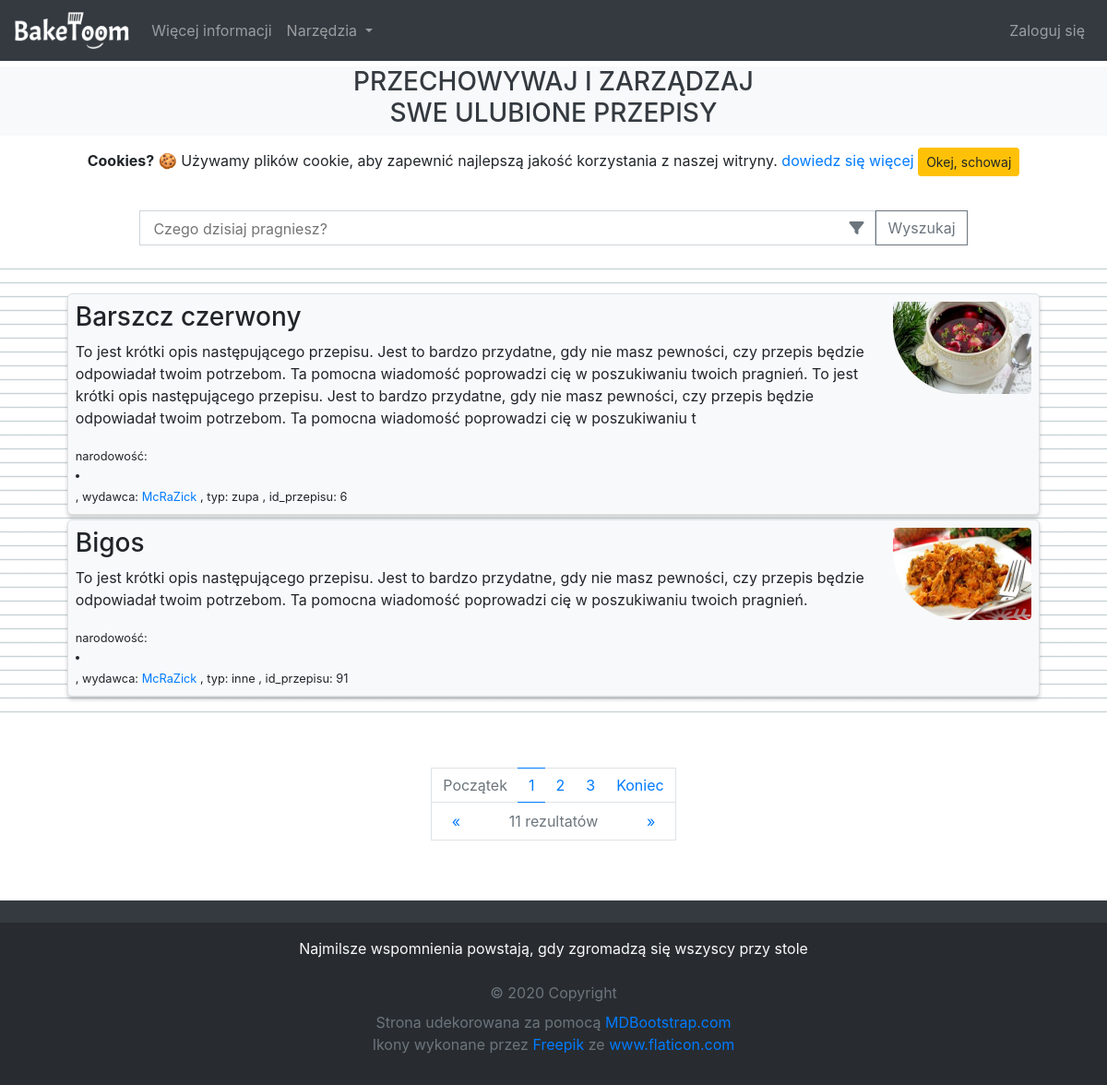
The app's page /, older data.
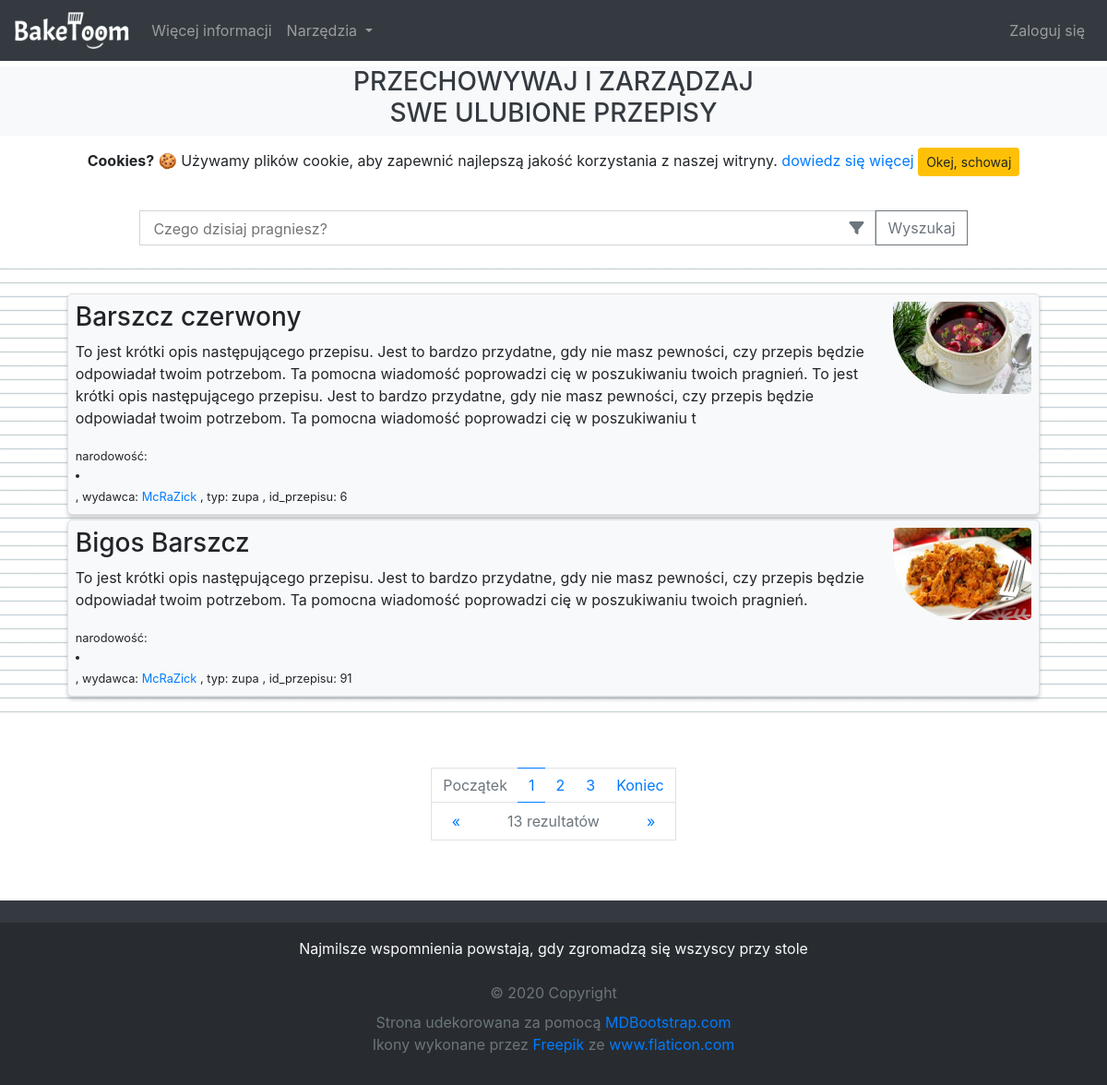
The same page, newer data.
### recipes/models.py (models this page shows, shortened)
class Recipe(models.Model):
	RECIPE_TYPE_CHOICES = (
		('wypiek', 'wypiek'),
		('deser', 'deser'),
		('zupa', 'zupa'),
		('inne', 'inne')
	)
	DEFAULT_LICENSE = (
		'MIT License'
		'\n\n'
		'Copyright (c) [rok] [pełne imię i nazwisko]'
		'\n\n'
		'Permission is hereby granted, free of charge, to any person obtaining a copy '
		'of this software and associated documentation files (the "Software"), to deal '
		'in the Software without restriction, including without limitation the rights '
		'to use, copy, modify, merge, publish, distribute, sublicense, and/or sell '
		'copies of the Software, and to permit persons to whom the Software is '
		'furnished to do so, subject to the following conditions:'
		'\n\n'
		'The above copyright notice and this permission notice shall be included in all '
		'copies or substantial portions of the Software.'
		'\n\n'
		'THE SOFTWARE IS PROVIDED "AS IS", WITHOUT WARRANTY OF ANY KIND, EXPRESS OR '
		'IMPLIED, INCLUDING BUT NOT LIMITED TO THE WARRANTIES OF MERCHANTABILITY, '
		'FITNESS FOR A PARTICULAR PURPOSE AND NONINFRINGEMENT. IN NO EVENT SHALL THE '
		'AUTHORS OR COPYRIGHT HOLDERS BE LIABLE FOR ANY CLAIM, DAMAGES OR OTHER '
		'LIABILITY, WHETHER IN AN ACTION OF CONTRACT, TORT OR OTHERWISE, ARISING FROM, '
		'OUT OF OR IN CONNECTION WITH THE SOFTWARE OR THE USE OR OTHER DEALINGS IN THE '
		'SOFTWARE.'
	)
	title = models.CharField(
		max_length=100,
		verbose_name=_('Tytuł przepisu')
	)
	publisher = models.ForeignKey(
		User,
		on_delete=models.CASCADE,
		verbose_name=_('Wydawca')
	)
	recipe_type	= models.CharField(
		max_length=100,
		blank=False,
		default=RECIPE_TYPE_CHOICES[3][1],
		choices=RECIPE_TYPE_CHOICES,
		verbose_name=_('Typ przepisu')
	)
	certified = models.BooleanField(
		blank=False,
		default=False
	)
	image = models.ImageField(
		default='default_recipe.jpg',
		upload_to='recipe_pics',
		verbose_name=_('Wprowadź Obraz')
	)
	description = models.TextField(
		max_length=400,
		blank=True,
		verbose_name=_('Krutka deskrypcja przepisu')
	)
	method = models.TextField(
		max_length=10000,
		blank=True,
		verbose_name=_('Wprowadź instrukcję sukcesywnego wykonania produktu')
	)
	license	= models.TextField(
		max_length=10000,
		blank=False,
		default=DEFAULT_LICENSE,
		verbose_name=_('Utwórz wiarygodną licencję')
	)
	nationality	= CountryField(
		max_length=100,
		blank=True,
		blank_label='Międzynarodowy',
		verbose_name=_('Wybierz narodowość przepisu')
	)
	date_posted_old = models.DateTimeField(blank=False, default=timezone.now)
	date_posted		= models.DateTimeField(blank=False, default=timezone.now)
	date_created	= models.DateTimeField(blank=False, default=timezone.now)
	date_edited		= models.DateTimeField(blank=False, default=timezone.now)

### recipes/views.py (the view, shortened to what this page needs)
# urls.py: path('', RecipeListView.as_view(), name='recipes-home'),
class RecipeListView(ListView):
	model = Recipe
	template_name = 'recipes/home.html' # <app>/<model>_<viewtype>.html
	context_object_name = 'recipes'
	paginate_by = 2
	def get_context_data(self, **kwargs):
		context = super().get_context_data(**kwargs)
		context['query'] = self.request.GET.get('q', '')
		return context
	def get_queryset(self):
		query 				= self.request.GET.get('q', '')
		recipe_title 		= self.request.GET.get('title')
		publisher 			= self.request.GET.get('publisher')
		certified 			= self.request.GET.get('certified')
		recipe_id 			= self.request.GET.get('id')
		search_by_date 		= self.request.GET.get('search_by_date')
		recipe_type 		= self.request.GET.get('type')
		nationality_mode 	= self.request.GET.get('nationality_mode')
		nationality			= self.request.GET.get('nationality')
		query_set = Q()
		if certified:
			query_set &= Q(certified=True)
		if recipe_type and recipe_type != 'general':
			query_set &= Q(recipe_type__iexact=recipe_type)
		if nationality_mode == 'specific' and nationality:
			query_set &= Q(nationality__iexact=nationality)
		elif nationality_mode == 'international':
			query_set &= Q(nationality__iexact='')
		if len(query_set) <= 0:
			object_list = self.model.objects.all().order_by(F('title').asc(nulls_last=True))
		else:
			object_list = self.model.objects.filter(query_set).order_by(F('title').asc(nulls_last=True))
		return object_list

### recipes/templates/recipes/home.html (shortened to what the changed rows need)
{% extends "recipes/base.html" %}
{% load recipes_extras %}
{% block content %}
  {% load static %}
  <div id="recipes" class="mt-4 mb-5 pt-4 pb-4" style="background-image: url('{% static 'recipes/img/background_notepad.png' %}'); background-size: 15px 15px">
    <center class="container recipe-container">
      {% if recipes %}
        {% for recipe in recipes %}
          <div class="border m-1 btn-light p-2 recipe-container" onclick="$(this).fadeOut(500); setTimeout(function(){window.location='{% url 'recipe-detail' recipe.id %}'}, 500)" style="overflow: auto; border-radius: 5px">
            <article>
              <img class="float-right" width="150px" height="100px" style="border-radius: 5px 5px 5px 75px" src="{{ recipe.image.url }}">
              <h3>{{ recipe.title }}</h3>
              <p>{{ recipe.description }}</p>
              <small class="f16">
                {% if recipe.nationality %}
                  narodowość:
                  <li class="flag {{ recipe.nationality|lower }}"></li>
                {% else %}
                  narodowość: międzynarodowy
                {% endif %},
                {% if recipe.publisher %}
                  wydawca: <a href="{% url 'user-recipes' recipe.publisher.username %}">{{ recipe.publisher }}</a>
                {% else %}
                  wydawca: null
                {% endif %},
                {% if recipe.recipe_type %}
                  typ: {{ recipe.recipe_type }}
                {% else %}
                  typ: inne
                {% endif %},
                id_przepisu: {{ recipe.id }}
              </small>
            </article>
          </div>
        {% endfor %}
      {% else %}
        <div class="d-flex justify-content-center text-dark p-5 text-center" style="background-color: #f8f9fa">
          <h2>Zero rezultatów</h2>
        </div>
      {% endif %}
    </center>
  </div>
  {% if is_paginated %}
    <center class="pagination justify-content-center">
      <nav id="home-pagination" aria-label="Page navigation example">
        <div>
          <ul class="pagination pagination-circle pg-blue mb-0">
            <li class="page-item {% if not page_obj.has_previous %}disabled{% endif %}">
              <a class="page-link" style="border-right: 0" aria-label="First"
                {% if page_obj.has_previous %}
                  {% if request.GET.nationality %}
                    href="#"
                    onclick="paginateToPage(1)"
                  {% else %}
                    href="?page=1"
                  {% endif %}
                {% else %}
                  href="#"
                {% endif %}
              >Początek</a>
            </li>
            {% for num in page_obj.paginator.page_range %}
              {% if page_obj.number == num %}
                <li class="page-item active">
                  <a class="page-link page-link-active-fancy"
                    {% if request.GET.nationality %}
                      href="#"
                      onclick="paginateToPage({{ num }})"
                    {% else %}
                      href="?page={{ num }}"
                    {% endif %}
                  >{{ num }}</a>
                </li>
              {% elif num > page_obj.number|add:'-3' and num < page_obj.number|add:'3' %}
                <li class="page-item">
                  <a class="page-link page-link-fancy"
                    {% if request.GET.nationality %}
                      href="#"
                      onclick="paginateToPage({{ num }})"
                    {% else %}
                      href="?page={{ num }}"
                    {% endif %}
                  >{{ num }}</a>
                </li>
              {% endif %}
            {% endfor %}
            <li class="page-item {% if not page_obj.has_next %}disabled{% endif %}">
              <a class="page-link" style="border-left: 0" aria-label="Last"
                {% if page_obj.has_next %}
                  {% if request.GET.nationality %}
                    href="#"
                    onclick="paginateToPage({{ page_obj.paginator.num_pages }})"
                  {% else %}
                    href="?page={{ page_obj.paginator.num_pages }}"
                  {% endif %}
                {% else %}
                  href="#"
                {% endif %}
              >Koniec</a>
            </li>
          </ul>
        </div>
        <div name="page-flip">
          <a style="border-right: 0" class="{% if not page_obj.has_previous %}disabled{% endif %}" aria-label="Previous"
            {% if page_obj.has_previous %}
              {% if request.GET.nationality %}
                href="#"
                onclick="paginateToPage({{ page_obj.previous_page_number }})"
              {% else %}
                href="?page={{ page_obj.previous_page_number }}"
              {% endif %}
            {% else %}
              href="#"
            {% endif %}
          ><span aria-hidden="true">&laquo;</span></a>
          <a style="width: 60%; border-left: 0; border-right: 0; color: #6c757d; cursor: default">
            <span id="search-result-counter">{{ page_obj.paginator.count }}</span>
              rezultatów
          </a>
          <a style="border-left: 0" class="{% if not page_obj.has_next %}disabled{% endif %}" aria-label="Next"
            {% if page_obj.has_next %}
              {% if request.GET.nationality %}
                href="#"
                onclick="paginateToPage({{ page_obj.next_page_number }})"
              {% else %}
                href="?page={{ page_obj.next_page_number }}"
              {% endif %}
            {% else %}
              href="#"
            {% endif %}
          ><span aria-hidden="true">&raquo;</span></a>
        </div>
      </nav>
    </center>
  {% endif %}
{% endblock content %}

Row changes from the older to the newer data that the page shows:
changed Recipe id 91: title "Bigos" → "Bigos Barszcz"; recipe_type "inne" → "zupa"
Text that changed along with them:
{{ page_obj.paginator.count }}: "11" → "13"
